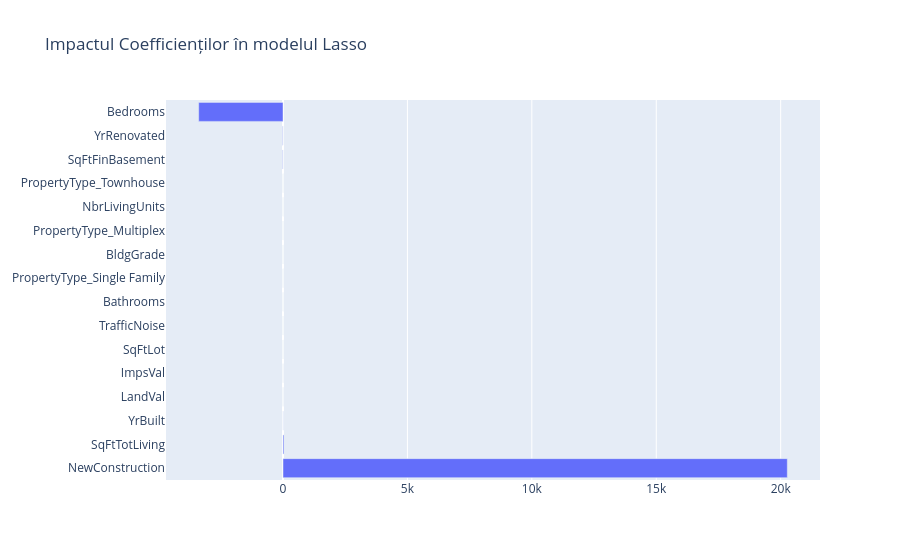

Notebook code for this chart:
### Code cell
fig = go.Figure(go.Bar(
            x=df_coef.sort_values(by = 'Importanta', ascending = False).Importanta,
            y=df_coef.sort_values(by = 'Importanta', ascending = False).Predictor,
            orientation='h'))

fig.update_layout( title = "Impactul Coefficienților în modelul Lasso")
fig.show()

### Figure 1 — Plotly figure (JSON) as saved in the notebook; plotly's stock layout.template omitted (floating-point values rounded to 4 significant figures)
{"data": [{"orientation": "h", "type": "bar", "x": [20270.0, 37.69, 4.185, 0.9412, 0.731, 0.3288, -0.0, 0.0, -0.0, 0.0, 0.0, 0.0, 0.0, -12.4, -12.55, -3388.0], "y": ["NewConstruction", "SqFtTotLiving", "YrBuilt", "LandVal", "ImpsVal", "SqFtLot", "TrafficNoise", "Bathrooms", "PropertyType_Single Family", "BldgGrade", "PropertyType_Multiplex", "NbrLivingUnits", "PropertyType_Townhouse", "SqFtFinBasement", "YrRenovated", "Bedrooms"]}], "layout": {"title": {"text": "Impactul Coefficienților în modelul Lasso"}}}
